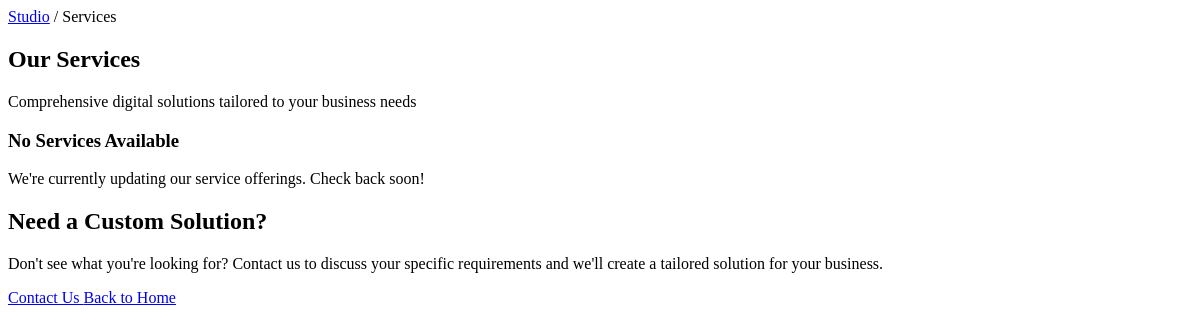
Before: /studio/services/ with the older database file.
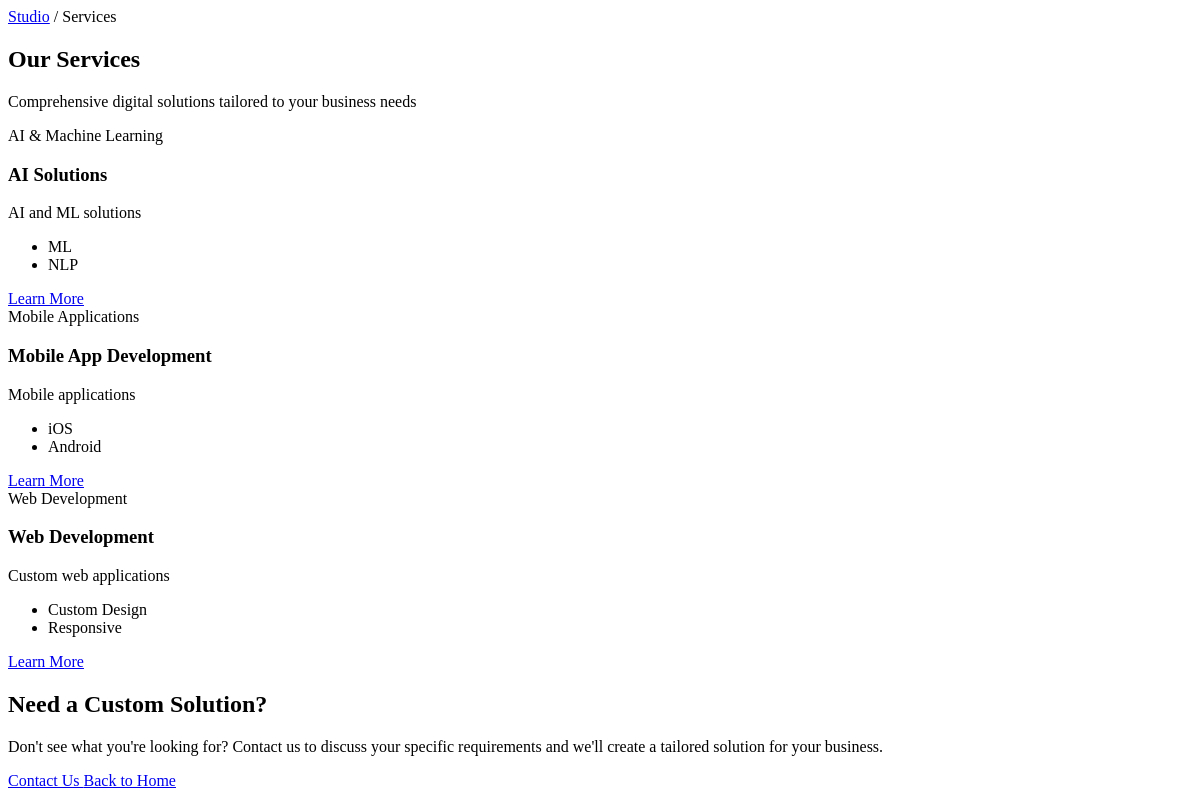
After: the same page with the newer database file.
### studio/models.py (models this page shows, shortened)
class Service(models.Model):
    SERVICE_CHOICES = [
        ('WEB', 'Web Development'),
        ('MOBILE', 'Mobile Applications'),
        ('AI', 'AI & Machine Learning'),
        ('ERP', 'Enterprise Resource Planning'),
        ('CLOUD', 'Cloud Solutions'),
        ('CONSULTING', 'IT Consulting'),
        ('DESIGN', 'UI/UX Design'),
        ('OTHER', 'Other'),
    ]
    title = models.CharField(max_length=200)
    slug = models.SlugField(unique=True, blank=True)
    service_type = models.CharField(max_length=20, choices=SERVICE_CHOICES, default='WEB')
    description = models.TextField()
    icon = models.CharField(max_length=100, help_text="Lucide icon name (e.g., 'code', 'smartphone')")
    thumbnail = models.ImageField(upload_to='studio/services/thumbnails/', blank=True, help_text="Service thumbnail image")
    features = models.JSONField(default=list, help_text="List of service features")
    is_featured = models.BooleanField(default=False)
    order = models.IntegerField(default=0)
    created_at = models.DateTimeField(auto_now_add=True)
    updated_at = models.DateTimeField(auto_now=True)
    class Meta:
        ordering = ['order', '-created_at']

### studio/views.py (the view)
# urls.py: path('services/', views.services, name='studio_services'),
def services(request):
    services = Service.objects.all()
    context = {
        'services': services,
    }
    return render(request, 'studio/services.html', context)

### studio/templates/studio/services.html (shortened to what this page needs)
{% extends "base.html" %}
{% load static %}
{% block content %}
<section class="bg-gradient-to-br from-brand-900 via-brand-800 to-brand-700 text-white py-20">
    <div class="max-w-7xl mx-auto px-4 sm:px-6 lg:px-8">
        <nav class="text-sm mb-8 text-brand-200">
            <a href="{% url 'studio_home' %}" class="hover:text-white transition">Studio</a>
            <span class="mx-2">/</span>
            <span class="text-white">Services</span>
        </nav>
        <h1 class="text-4xl sm:text-5xl font-bold mb-4">Our Services</h1>
        <p class="text-xl text-brand-100 max-w-3xl">Comprehensive digital solutions tailored to your business needs</p>
    </div>
</section>
<section class="py-20 bg-white">
    <div class="max-w-7xl mx-auto px-4 sm:px-6 lg:px-8">
        <div class="grid grid-cols-1 md:grid-cols-2 lg:grid-cols-3 gap-8">
            {% for service in services %}
            <div class="group p-8 bg-gradient-to-br from-slate-50 to-white border border-slate-200 rounded-2xl hover:shadow-xl hover:border-brand-300 transition-all duration-300">
                <div class="mb-4">
                    <span class="px-3 py-1 bg-brand-100 text-brand-700 text-xs font-semibold rounded-full">{{ service.get_service_type_display }}</span>
                </div>
                <h3 class="text-2xl font-bold text-slate-900 mb-3">{{ service.title }}</h3>
                <p class="text-slate-600 mb-6">{{ service.description }}</p>
                {% if service.features %}
                <ul class="space-y-3 mb-6">
                    {% for feature in service.features|slice:":4" %}
                    <li class="flex items-center text-sm text-slate-600">
                        {{ feature }}
                    </li>
                    {% endfor %}
                </ul>
                {% endif %}
                <a href="{% url 'studio_service_detail' service.slug %}" class="inline-flex items-center text-brand-600 font-semibold hover:text-brand-800 transition group-hover:translate-x-2 transform duration-300">
                    Learn More
                </a>
            </div>
            {% empty %}
            <div class="col-span-full text-center py-20">
                <h3 class="text-2xl font-bold text-slate-900 mb-2">No Services Available</h3>
                <p class="text-slate-600">We're currently updating our service offerings. Check back soon!</p>
            </div>
            {% endfor %}
        </div>
    </div>
</section>
<section class="py-20 bg-gradient-to-r from-brand-900 to-brand-800 text-white">
    <div class="max-w-7xl mx-auto px-4 sm:px-6 lg:px-8 text-center">
        <h2 class="text-3xl sm:text-4xl font-bold mb-6">Need a Custom Solution?</h2>
        <p class="text-xl text-brand-100 mb-10 max-w-2xl mx-auto">Don't see what you're looking for? Contact us to discuss your specific requirements and we'll create a tailored solution for your business.</p>
        <div class="flex flex-col sm:flex-row gap-4 justify-center">
            <a href="{% url 'studio_contact' %}" class="inline-flex items-center justify-center px-8 py-4 bg-white text-brand-900 font-bold rounded-full hover:bg-brand-50 transition shadow-xl transform hover:-translate-y-1">
                Contact Us
            </a>
            <a href="{% url 'studio_home' %}" class="inline-flex items-center justify-center px-8 py-4 bg-transparent border-2 border-white text-white font-bold rounded-full hover:bg-white/10 transition">
                Back to Home
            </a>
        </div>
    </div>
</section>
{% endblock %}

### studio/templates/base.html (shortened to what this page needs)
{% load static %}
<!DOCTYPE html>
<html lang="en">
<head>
</head>
<body>
    {% block content %}{% endblock %}
</body>
</html>

Changed rows visible on the page:
added Service: service_type "AI & Machine Learning", title "AI Solutions", description "AI and ML solutions", features "ML" "NLP"
added Service: service_type "Mobile Applications", title "Mobile App Development", description "Mobile applications", features "iOS" "Android"
added Service: service_type "Web Development", title "Web Development", description "Custom web applications", features "Custom Design" "Responsive"
Other visible differences:
text no longer shown: "No Services Available We're currently updating our service offerings. Check back soon!"
